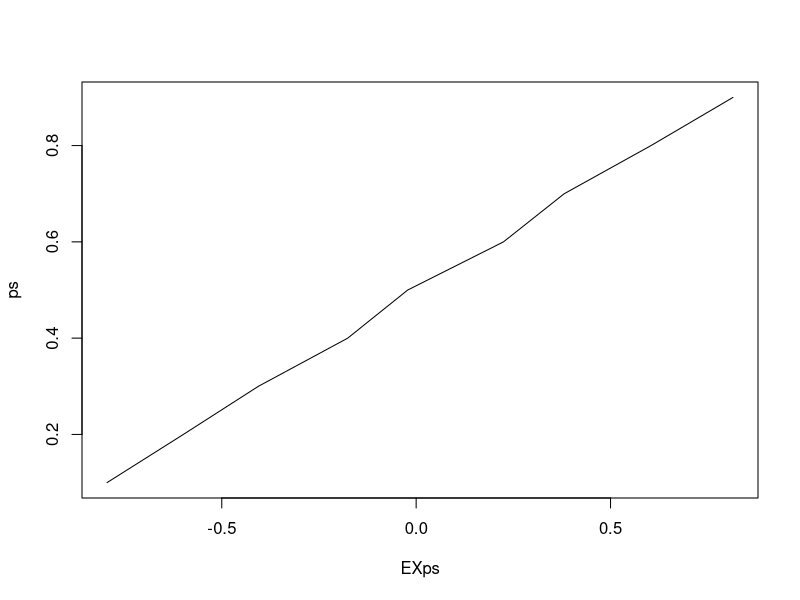

This figure's R source:
## ---- chunk 1
ps <- c(0.1, 0.2, 0.3, 0.4, 0.5, 0.6, 0.7, 0.8, 0.9)
sum(ps)

EXps <- c(0.0)
print(typeof(EXps))
for (j in 1:length(ps)) {
    p <- ps[j]
    print(paste("p =", p))
    EXs <- c(0.0)
    for (k in 1:100) {
        Xs <- c(0.0)
        for (i in 1:k) {
            if (p > runif(1)) { # go right
                Xs[[i]] = 1
            } else { # go left
                Xs[[i]] = -1
            }
        }
        EXs[[k]] <- sum(Xs) / length(Xs)
    }
    print(EXs)
    EXps[[j]] <- sum(EXs) / length(Xs)
}

plot(EXps, ps, type="l")
